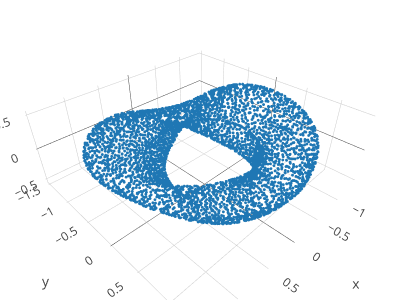

Here is the notebook cell this chart was saved with:
### Code cell
# plot the first 3 components of the 4D embedding
plot_3d(fibred_embedding, size=1, width=400, height=300)

### Figure 1 — Plotly figure (JSON) as saved in the notebook; plotly's stock layout.template omitted (floating-point values rounded to 4 significant figures; data arrays with more than 128 entries replaced by an {"elided": "..."} marker saying what was removed)
{"data": [{"marker": {"opacity": 1, "size": 1}, "mode": "markers", "type": "scatter3d", "x": {"elided": "4334 float values"}, "y": {"elided": "4334 float values"}, "z": {"elided": "4334 float values"}}], "layout": {"height": 300, "margin": {"b": 0, "l": 0, "r": 0, "t": 0}, "scene": {"aspectmode": "data"}, "title": {"text": ""}, "width": 400}}
